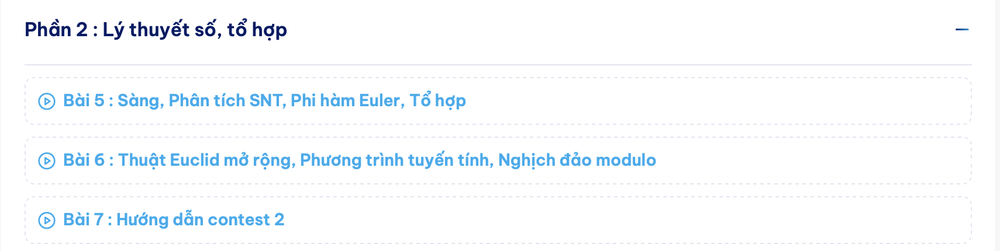
#> input picture file_anh/Screenshot 2026-10-31 at 22.10.37.png, 1000 x 251 px, shrunk from 1710 x 430 before the run, found by its file name
$ python histogram.py
#> lines starting #> are read from the running program, lines starting #| are printed output that depends on the picture
import cv2
import matplotlib.pyplot as plt
import numpy as np

anh_mau_goc = cv2.imread("file_anh/Screenshot 2026-10-31 at 22.10.37.png")
#> anh_mau_goc is the input picture: shape (251, 1000, 3); mean B, G, R 253.1, 250.7, 248.2

chieu_cao, chieu_rong, so_kenh = anh_mau_goc.shape
#> chieu_cao = 251; chieu_rong = 1000; so_kenh = 3


def tinh_histogram_thu_cong(ma_tran_kenh):
    h, w = ma_tran_kenh.shape
    bieu_do = np.zeros(256, dtype=int)
    for i in range(h):
        for j in range(w):
            gia_tri_pixel = ma_tran_kenh[i, j]
            bieu_do[gia_tri_pixel] += 1
    return bieu_do


# histo
kenh_xanh_duong = np.zeros((chieu_cao, chieu_rong), dtype=np.uint8)
kenh_xanh_la = np.zeros((chieu_cao, chieu_rong), dtype=np.uint8)
kenh_do = np.zeros((chieu_cao, chieu_rong), dtype=np.uint8)

for i in range(chieu_cao):
    for j in range(chieu_rong):
        kenh_xanh_duong[i, j] = anh_mau_goc[i, j, 0]
        kenh_xanh_la[i, j] = anh_mau_goc[i, j, 1]
        kenh_do[i, j] = anh_mau_goc[i, j, 2]
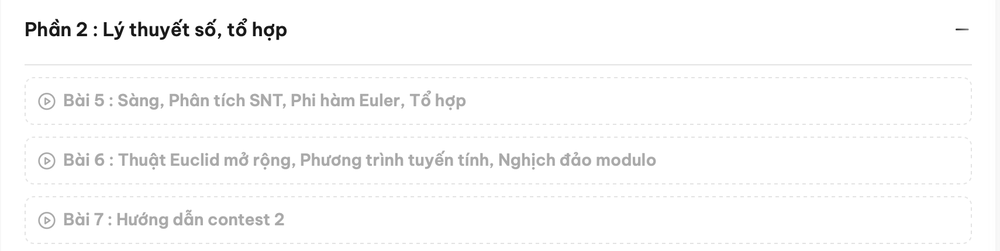
#> kenh_xanh_la: shape (251, 1000); min 0, max 255, mean 250.7

his_xanh_duong = tinh_histogram_thu_cong(kenh_xanh_duong)
#> after the loop in tinh_histogram_thu_cong, `for i in range(h):`: bieu_do = 256 values, max 225433 at index 255, min 0 at index 0, mean 980.5
#> his_xanh_duong has the same summary as bieu_do in tinh_histogram_thu_cong
his_xanh_la = tinh_histogram_thu_cong(kenh_xanh_la)
#> his_xanh_la = 256 values, max 221401 at index 255, min 1 at index 125, mean 980.5
his_do = tinh_histogram_thu_cong(kenh_do)
#> his_do = 256 values, max 220833 at index 255, min 3 at index 30, mean 980.5

plt.figure(figsize=(10, 5))
plt.plot(his_do, color="red", label="Kênh Đỏ")
plt.plot(his_xanh_la, color="green", label="Kênh Xanh Lá")
plt.plot(his_xanh_duong, color="blue", label="Kênh Xanh Dương")
plt.title("Biểu đồ Histogram của 3 kênh màu")
plt.xlabel("Mức xám")
plt.ylabel("Số pixel")
plt.legend()
plt.grid(True)
plt.show()
#> figure, not shown here; curve peaks at x = 255, y = 220833; curve peaks at x = 255, y = 221401; curve peaks at x = 255, y = 225433


# tbc
anh_xam = np.zeros((chieu_cao, chieu_rong), dtype=np.uint8)
for i in range(chieu_cao):
    for j in range(chieu_rong):
        trung_binh = (
            int(anh_mau_goc[i, j, 0])
            + int(anh_mau_goc[i, j, 1])
            + int(anh_mau_goc[i, j, 2])
        ) // 3
        anh_xam[i, j] = np.uint8(trung_binh)

cv2.imshow("Anh Xam Trung Binh Cong", anh_xam)
cv2.waitKey(0)

# ve
his_anh_xam = tinh_histogram_thu_cong(anh_xam)
#> his_anh_xam = 256 values, max 220385 at index 255, min 0 at index 0, mean 980.5

plt.figure(figsize=(10, 5))
plt.plot(his_anh_xam, color="black", label="Ảnh xám")
plt.title("Biểu đồ Histogram ảnh xám")
plt.xlabel("Mức xám")
plt.ylabel("Số pixel")
plt.legend()
plt.grid(True)
plt.show()
#> figure, not shown here; curve peaks at x = 255, y = 220385


# can bang histogram
def can_bang_histogram_thu_cong(ma_tran_kenh):
    h, w = ma_tran_kenh.shape
#> h = 251; w = 1000
    tong_so_pixel = h * w
#> tong_so_pixel = 251000
    bieu_do = tinh_histogram_thu_cong(ma_tran_kenh)
#> bieu_do has the same summary as his_anh_xam outside can_bang_histogram_thu_cong

    cdf = np.zeros(256, dtype=float)
    tong_tich_luy = 0
    for k in range(256):
        tong_tich_luy += bieu_do[k]
        cdf[k] = tong_tich_luy
#> this loop made 256 passes
#> tong_tich_luy on passes 1 to 3: 0, 0, 0
#> after the loop, cdf = 256 values from 0 to 251000; tong_tich_luy = 251000

    cdf_nho_nhat = 0
    for k in range(256):
        if cdf[k] > 0:
            cdf_nho_nhat = cdf[k]
            break
#> this loop made 25 passes
#> cdf_nho_nhat on pass 25: 3

    bang_anh_xa = np.zeros(256, dtype=np.uint8)
    for k in range(256):
        if tong_so_pixel - cdf_nho_nhat > 0:
            gia_tri_moi = round(
                ((cdf[k] - cdf_nho_nhat) / (tong_so_pixel - cdf_nho_nhat)) * 255
            )
        else:
            gia_tri_moi = round((cdf[k] / tong_so_pixel) * 255)
        bang_anh_xa[k] = np.clip(gia_tri_moi, 0, 255)
#> this loop made 256 passes
#> after the loop, bang_anh_xa = 256 values from 0 to 255

    anh_da_can_bang = np.zeros((h, w), dtype=np.uint8)
    for i in range(h):
        for j in range(w):
            anh_da_can_bang[i, j] = bang_anh_xa[ma_tran_kenh[i, j]]
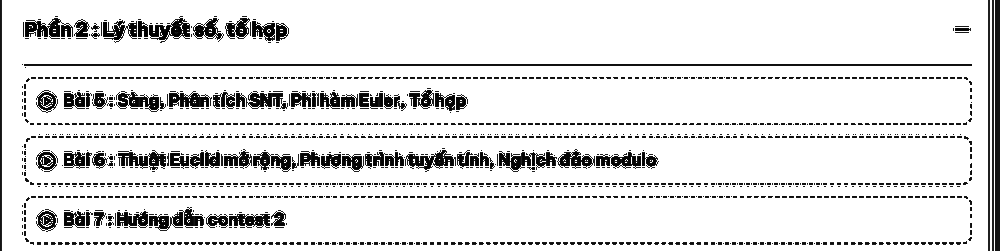
#> anh_da_can_bang: shape (251, 1000); min 0, max 255, mean 225.9

    return anh_da_can_bang

# anh xam
anh_xam_can_bang = can_bang_histogram_thu_cong(anh_xam)
his_anh_xam_can_bang = tinh_histogram_thu_cong(anh_xam_can_bang)
#> his_anh_xam_can_bang = 256 values, max 220385 at index 255, min 0 at index 13, mean 980.5

cv2.imshow("Anh Xam Da Can Bang", anh_xam_can_bang)
cv2.waitKey(0)

plt.figure(figsize=(10, 5))
plt.plot(his_anh_xam_can_bang, color="purple", label="Ảnh xám đã cân bằng")
plt.title("Biểu đồ Histogram ảnh xám sau cân bằng")
plt.xlabel("Mức xám")
plt.ylabel("Số pixel")
plt.legend()
plt.grid(True)
plt.show()
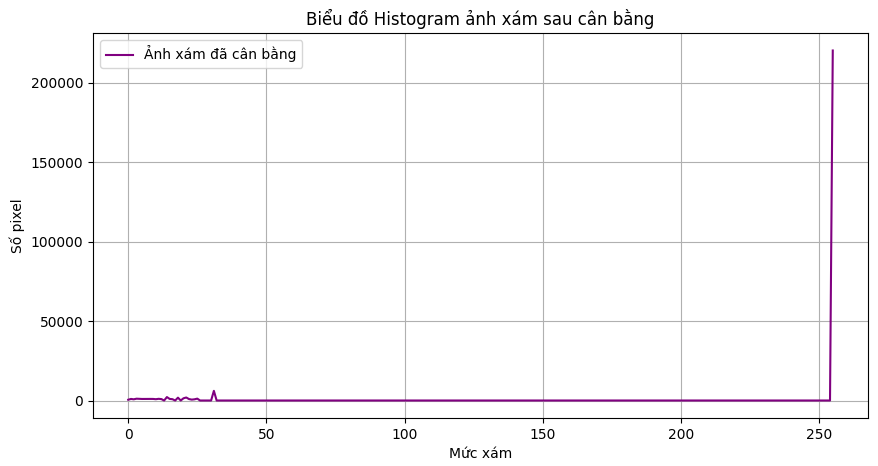
#> figure drawn by matplotlib, 1 panel; curve peaks at x = 255, y = 220385


anh_rgb_can_bang = np.zeros((chieu_cao, chieu_rong, 3), dtype=np.uint8)
xanh_duong_cb = can_bang_histogram_thu_cong(kenh_xanh_duong)
#> after the loop in can_bang_histogram_thu_cong (call 2), `for k in range(256):`: tong_tich_luy = 251000
#> the loop in can_bang_histogram_thu_cong (call 2), `for k in range(256):` made 73 passes
#> cdf_nho_nhat on pass 73: 1
#> the loop in can_bang_histogram_thu_cong (call 2), `for k in range(256):` made 256 passes
#> after the loop in can_bang_histogram_thu_cong (call 2), `for i in range(h):`:
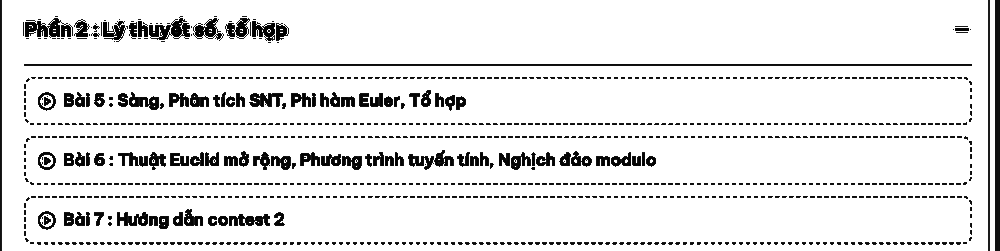
#> anh_da_can_bang: shape (251, 1000); min 0, max 255, mean 230.4
xanh_la_cb = can_bang_histogram_thu_cong(kenh_xanh_la)
do_cb = can_bang_histogram_thu_cong(kenh_do)

for i in range(chieu_cao):
    for j in range(chieu_rong):
        anh_rgb_can_bang[i, j, 0] = xanh_duong_cb[i, j]
        anh_rgb_can_bang[i, j, 1] = xanh_la_cb[i, j]
        anh_rgb_can_bang[i, j, 2] = do_cb[i, j]
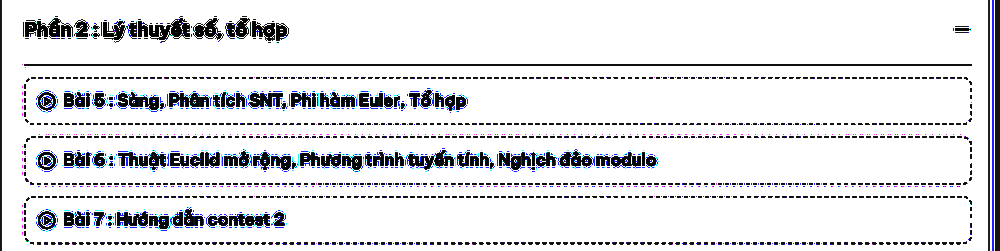
#> anh_rgb_can_bang: shape (251, 1000, 3); mean of channels 0, 1, 2 230.4, 226.8, 226.2; drawn as B, G, R

kenh_y = np.zeros((chieu_cao, chieu_rong), dtype=np.uint8)
kenh_cr = np.zeros((chieu_cao, chieu_rong), dtype=np.float32)
kenh_cb = np.zeros((chieu_cao, chieu_rong), dtype=np.float32)

for i in range(chieu_cao):
    for j in range(chieu_rong):
        b_val = float(anh_mau_goc[i, j, 0])
        g_val = float(anh_mau_goc[i, j, 1])
        r_val = float(anh_mau_goc[i, j, 2])

        y_val = 0.299 * r_val + 0.587 * g_val + 0.114 * b_val
        cb_val = 128 + (-0.168736 * r_val - 0.331264 * g_val + 0.5 * b_val)
        cr_val = 128 + (0.5 * r_val - 0.418688 * g_val - 0.081312 * b_val)

        kenh_y[i, j] = np.uint8(np.clip(y_val, 0, 255))
        kenh_cb[i, j] = cb_val
        kenh_cr[i, j] = cr_val
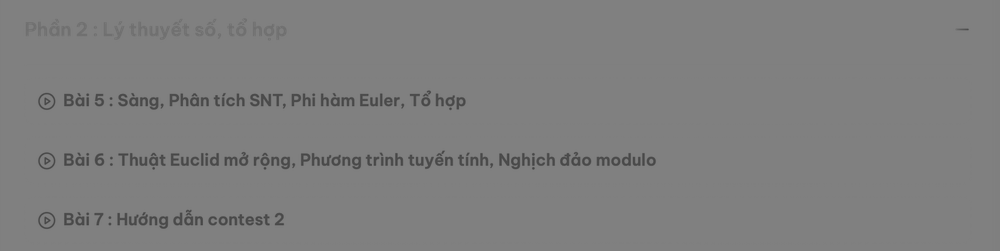
#> kenh_cr: shape (251, 1000) float32; min 65.9, max 128.8, mean 126.5

kenh_y_can_bang = can_bang_histogram_thu_cong(kenh_y)

anh_ycrcb_can_bang = np.zeros((chieu_cao, chieu_rong, 3), dtype=np.uint8)
for i in range(chieu_cao):
    for j in range(chieu_rong):
        y_val = float(kenh_y_can_bang[i, j])
        cb_val = kenh_cb[i, j]
        cr_val = kenh_cr[i, j]

        r_val = y_val + 1.402 * (cr_val - 128)
        g_val = (
            y_val
            - 0.344136 * (cb_val - 128)
            - 0.714136 * (cr_val - 128)
        )
        b_val = y_val + 1.772 * (cb_val - 128)

        anh_ycrcb_can_bang[i, j, 0] = np.uint8(np.clip(b_val, 0, 255))
        anh_ycrcb_can_bang[i, j, 1] = np.uint8(np.clip(g_val, 0, 255))
        anh_ycrcb_can_bang[i, j, 2] = np.uint8(np.clip(r_val, 0, 255))
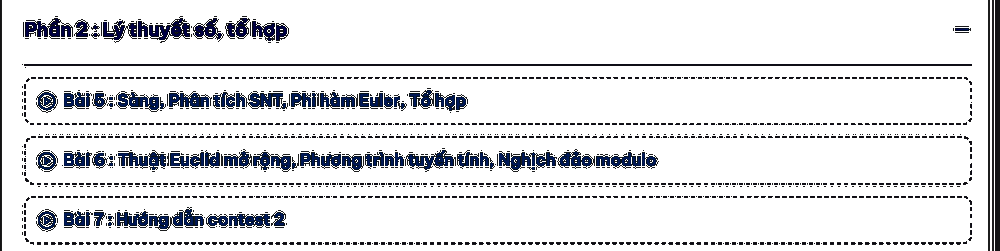
#> anh_ycrcb_can_bang: shape (251, 1000, 3); mean of channels 0, 1, 2 228.7, 226.3, 225.5; drawn as B, G, R


cv2.imshow("Anh Mau Goc", anh_mau_goc)
cv2.imshow("Can Bang Mau - RGB", anh_rgb_can_bang)
cv2.imshow("Can Bang Mau - YCrCb", anh_ycrcb_can_bang)

cv2.waitKey(0)
cv2.destroyAllWindows()
